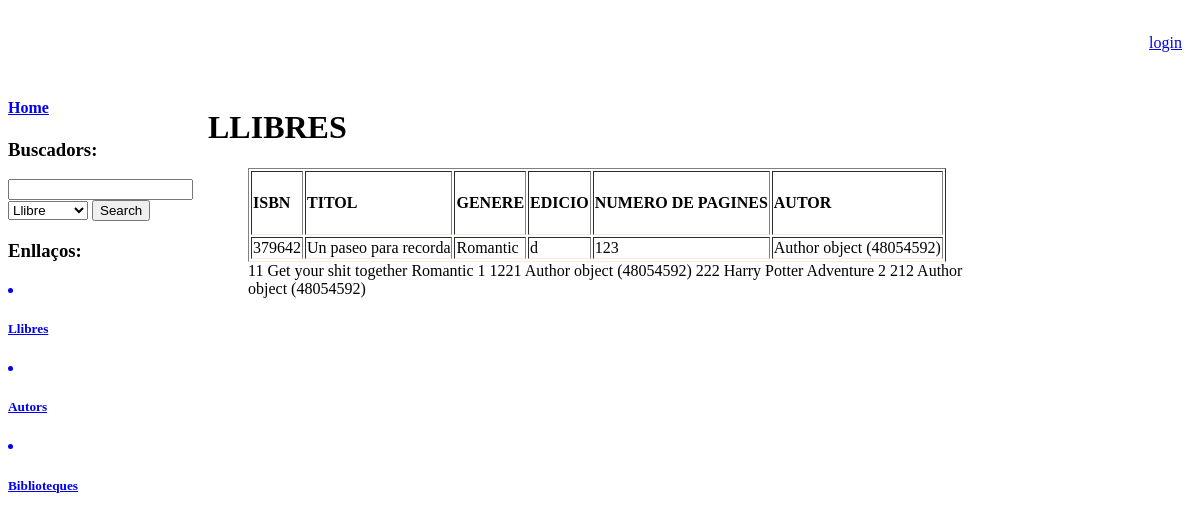
The page /llibres/ on the database its author committed.
### recursosBiblio/models.py (models this page shows)
class Book (models.Model) :
    ISBN = models.BigIntegerField(primary_key=True)
    titol = models.TextField()
    genere = models.TextField()
    edicio = models.TextField()
    numpages = models.IntegerField()
    author = models.ForeignKey(Author, related_name='escrit_per', on_delete=models.PROTECT)
    biblioteca=models.ManyToManyField(Biblioteca, related_name='disposa_de')

class Author (models.Model) :
    DNI = models.BigIntegerField(primary_key=True)
    nom = models.TextField()
    cognom = models.TextField()
    nacionalidad = models.TextField()

### recursosBiblio/templates/recursosBiblio/llibres.html (shortened to what this page needs)
{% extends "recursosBiblio/base.html" %}
{% block content %}
<h1>
    LLIBRES
</h1>
<ul>
    <table class="egt" border="1">
        <tr>
            <td>  <h4>ISBN </h4> </td>
            <td>  <h4>TITOL </h4> </td>
            <td>  <h4>GENERE </h4> </td>
            <td>  <h4>EDICIO </h4> </td>
            <td>  <h4>NUMERO DE PAGINES </h4> </td>
            <td>  <h4>AUTOR </h4> </td>
        </tr>
        {% for Book in llibres %}
        <tr>
            <td>  {{ Book.ISBN}}  </td>
            <td>  {{ Book.titol}}  </td>
            <td>  {{ Book.genere}}  </td>
            <td>  {{ Book.edicio}}  </td>
            <td>  {{ Book.numpages}}  </td>
            <td>  {{ Book.author}}  </td>
        </tr>
    </table>
    {% empty %} Sorry, the database does not have any Books yet!
    {% endfor %}
</ul>
{% endblock %}

### recursosBiblio/templates/recursosBiblio/base.html (shortened to what this page needs)
{% load staticfiles %}
<!DOCTYPE  html>
<html  lang="en">
<head>
    <link  rel="stylesheet"  href="{%  static "style/base.css"  %}"  />
    <link rel="stylesheet" href="http://code.jquery.com/ui/1.11.4/themes/smoothness/jquery-ui.css"/>
</head>
<body>
    <div  id="header">
    {%  block  header  %}
    {%  if  user.username  %}
        <p>User:  {{  user.username  }}  |  <a  href="{%  url  'logout'  %}?next={{request.path}}">logout</a>
        </p>
    {%  else  %}
        <p><a  href="{%  url  'login'  %}?next={{request.path}}">login</a></p>
    {%  endif  %}
    {%  endblock  %}
    </div>
    <div id="sidebar">
        {%  block  sidebar  %}
        <a href="{%  url  'recursosBiblio:home'  %}">
            <h4>Home</h4>
        </a>
        <h3>Buscadors:</h3>
        <form action="{%  url  'recursosBiblio:buscador'  %}" method="post" >
            <input type="text" name="buscar">
            <select name="opcions">
                <option value="Book">Llibre</option>
            </select>
        <input type="submit" value="Search" />
        </form>
        <h3>Enllaços: </h3>
        <a href="{%  url  'recursosBiblio:llibres'  %}">
            <li><h5>Llibres</h5></li>
        </a>
        <a href="{%  url  'recursosBiblio:autors'  %}">
            <li><h5>Autors</h5></li>
        </a>
        <a href="{%  url  'recursosBiblio:biblioteques'  %}">
            <li><h5>Biblioteques</h5></li>
        </a>
        {%  endblock  %}
    </div>
    <div  id="content">
    {%  block  content  %}{%  endblock  %}
    </div>
    <div  id="footer">
    </div>
</body>
</html>

### recursosBiblio/static/style/base.css (style rules this page uses)
#header { margin: 0; padding: 10px; text-align: right; }
#content { margin-left: 190px; margin-right: 190px; padding: 10px; }
#sidebar { float: left; width: 190px; }
#footer { margin: 0; padding: 10px; text-align: center; }
table, tr, td { border-bottom: antiquewhite 1px solid; }

### rows shown on the page
Book: ISBN "379642", titol "Un paseo para recorda", genere "Romantic", edicio "d", numpages "123", author "Author object (48054592)"
Book: ISBN "11", titol "Get your shit together", genere "Romantic", edicio "1", numpages "1221", author "Author object (48054592)"
Book: ISBN "222", titol "Harry Potter", genere "Adventure", edicio "2", numpages "212", author "Author object (48054592)"
